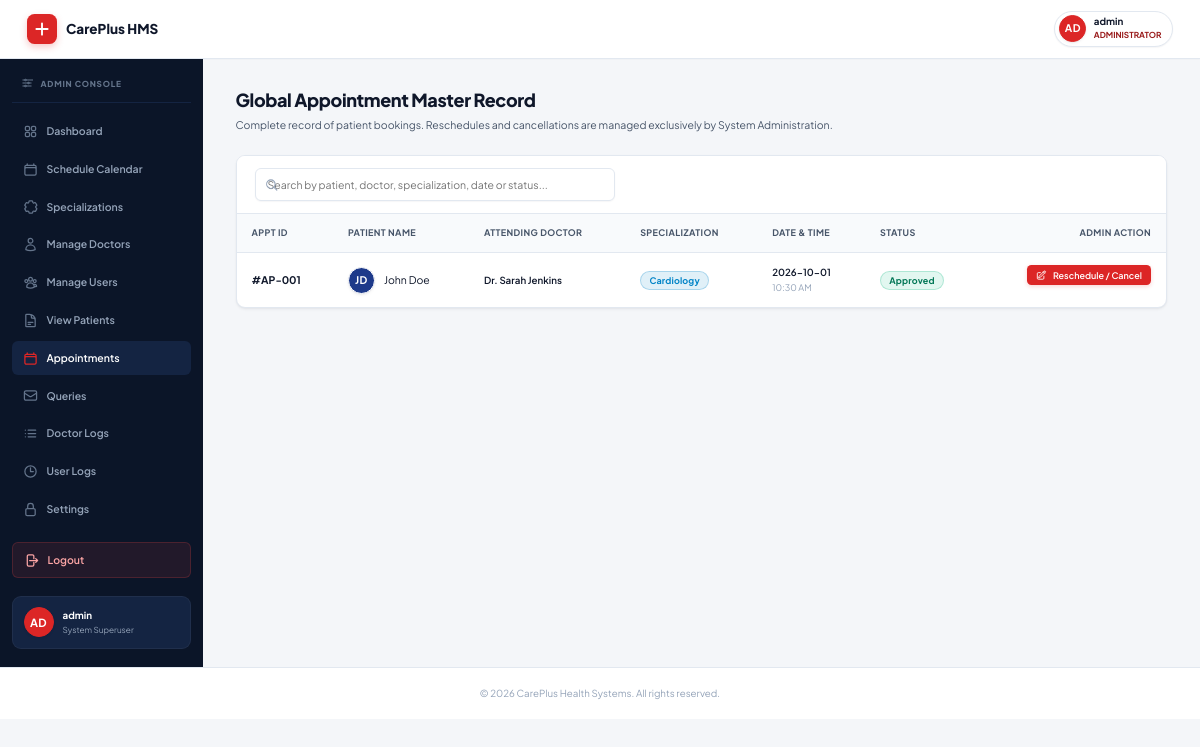
The page /admin/appointment-history.php (signed in) on the database its author committed.
### tables this page shows
CREATE TABLE IF NOT EXISTS `appointments` (
  `id` INT AUTO_INCREMENT PRIMARY KEY,
  `patient_name` VARCHAR(255) NOT NULL,
  `doc_name` VARCHAR(255) NOT NULL,
  `specialization` VARCHAR(255) NOT NULL,
  `app_date` DATE NOT NULL,
  `app_time` TIME NOT NULL,
  `status` VARCHAR(50) DEFAULT 'Approved',
  `creation_date` TIMESTAMP DEFAULT CURRENT_TIMESTAMP
);

### admin/appointment-history.php (the view, shortened to what this page needs)
<?php
include('../config/db.php');
$appointments = mysqli_query($conn, "SELECT * FROM appointments ORDER BY id DESC");
include('../includes/header.php');
include('../includes/admin_sidebar.php');
?>
<main class="content-area">
    <div class="page-title-bar">
        <div>
            <h2>Global Appointment Master Record</h2>
            <p>Complete record of patient bookings. Reschedules and cancellations are managed exclusively by System Administration.</p>
        </div>
    </div>
    <div class="table-responsive">
        <div class="search-bar-wrapper">
            <div class="search-input-wrap">
                <input type="text" id="apptSearch" class="table-search-input" placeholder="Search by patient, doctor, specialization, date or status...">
            </div>
        </div>
        <table>
            <thead>
                <tr>
                    <th>Appt ID</th>
                    <th>Patient Name</th>
                    <th>Attending Doctor</th>
                    <th>Specialization</th>
                    <th>Date &amp; Time</th>
                    <th>Status</th>
                    <th style="text-align: right;">Admin Action</th>
                </tr>
            </thead>
            <tbody>
                <?php
                if(mysqli_num_rows($appointments) > 0) {
                    while($a = mysqli_fetch_assoc($appointments)) {
                        $status_str = isset($a['status']) && $a['status'] ? $a['status'] : 'Pending';
                        $status_badge = 'badge-pending';
                        if ($status_str === 'Approved') $status_badge = 'badge-success';
                ?>
                <tr>
                    <td><strong>#AP-<?php echo sprintf('%03d', $a['id']); ?></strong></td>
                    <td>
                        <div class="table-user-cell">
                            <?php echo avatar_circle($a['patient_name'], 36); ?>
                            <span class="name"><?php echo htmlspecialchars($a['patient_name']); ?></span>
                        </div>
                    </td>
                    <td>
                        <div style="font-weight: 600; font-size: 13px; color: var(--text-primary);"><?php echo htmlspecialchars($a['doc_name']); ?></div>
                    </td>
                    <td><span class="badge badge-info"><?php echo htmlspecialchars($a['specialization']); ?></span></td>
                    <td>
                        <div style="font-size: 13px; font-weight: 600; color: var(--text-primary);"><?php echo htmlspecialchars($a['app_date']); ?></div>
                        <div style="font-size: 12px; color: var(--text-muted);"><?php echo date('h:i A', strtotime($a['app_time'])); ?></div>
                    </td>
                    <td>
                        <span class="badge <?php echo $status_badge; ?>">
                            <?php echo htmlspecialchars($status_str); ?>
                        </span>
                    </td>
                    <td style="text-align: right; display: flex; justify-content: flex-end; gap: 6px; align-items: center;">
                        <button type="button"
                                class="btn btn-sm open-reschedule-btn"
                                data-id="<?php echo $a['id']; ?>"
                                data-patient="<?php echo htmlspecialchars($a['patient_name'], ENT_QUOTES); ?>"
                                data-doctor="<?php echo htmlspecialchars($a['doc_name'], ENT_QUOTES); ?>"
                                data-spec="<?php echo htmlspecialchars($a['specialization'], ENT_QUOTES); ?>"
                                data-date="<?php echo $a['app_date']; ?>"
                                data-time="<?php echo $a['app_time']; ?>"
                                data-status="<?php echo $status_str; ?>"
                                style="font-size: 12px; padding: 6px 12px;">
                            Reschedule / Cancel
                        </button>
                    </td>
                </tr>
                <?php
                    }
                } else {
                    echo "<tr><td colspan='7' style='text-align:center; padding: 24px; color: var(--text-muted);'>No appointment records found.</td></tr>";
                }
                ?>
            </tbody>
        </table>
    </div>
</main>
<?php include('../includes/footer.php'); ?>

### includes/helpers.php (shortened to what this page needs)
<?php
if (!function_exists('avatar_circle')) {
    function avatar_circle($name, $size = 40, $extra_class = '') {
        $name = trim((string) $name);
        $words = preg_split('/\s+/', preg_replace('/^(Dr\.|Mr\.|Mrs\.|Ms\.)\s+/i', '', $name));
        $words = array_values(array_filter($words, fn($w) => $w !== ''));
        $initials = '';
        if (count($words) >= 2) {
            $initials = strtoupper(substr($words[0], 0, 1) . substr($words[count($words) - 1], 0, 1));
        } elseif (count($words) === 1) {
            $initials = strtoupper(substr($words[0], 0, 2));
        } else {
            $initials = '?';
        }
        $palette = [
            '#dc2626',
            '#0f172a',
            '#1e293b',
            '#991b1b',
            '#1e3a8a',
            '#b91c1c',
            '#334155',
        ];
        $hash = 0;
        foreach (str_split($name) as $ch) {
            $hash = (($hash << 5) - $hash) + ord($ch);
            $hash = $hash & 0xFFFFFFFF;
        }
        $color = $palette[abs($hash) % count($palette)];
        $font_size = max(11, round($size * 0.38));
        $safe_name = htmlspecialchars($name, ENT_QUOTES);
        $safe_initials = htmlspecialchars($initials, ENT_QUOTES);
        return sprintf(
            '<span class="avatar-circle %s" title="%s" style="width:%dpx;height:%dpx;min-width:%dpx;font-size:%dpx;background:%s;">%s</span>',
            htmlspecialchars($extra_class, ENT_QUOTES),
            $safe_name,
            $size,
            $size,
            $size,
            $font_size,
            $color,
            $safe_initials
        );
    }
}

### rows shown on the page
appointments: id "001", patient_name "JD", patient_name "John Doe", doc_name "Dr. Sarah Jenkins", specialization "Cardiology", app_date "2026-10-01", app_time "10:30 AM", status "Approved"

### other values the page prints
$safe_initials "AD AD"
$display_name "admin"
$display_role "ADMINISTRATOR"
$_SESSION['admin_user'] "admin"
